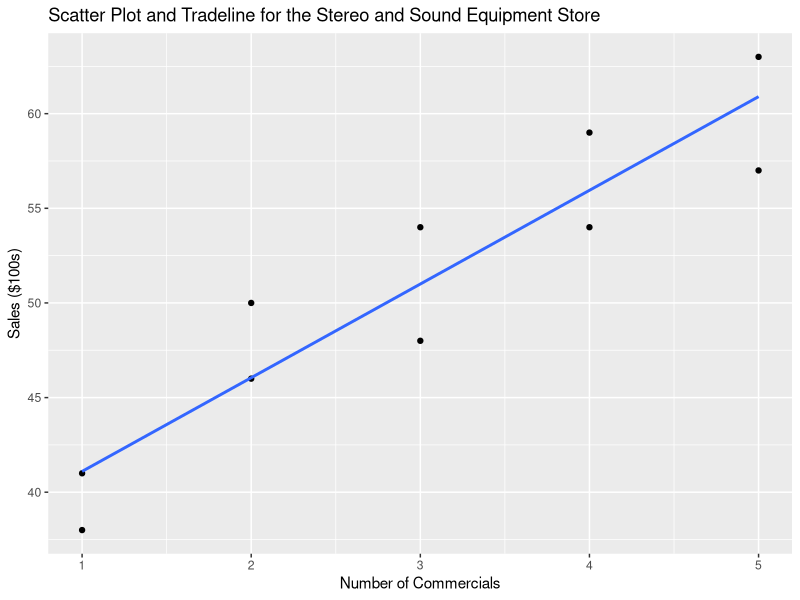

Generate this figure with R:
                                    # Page no. : 57-58

# Dataset

week <- c(1,2,3,4,5,6,7,8,9,10)
x <- c(2,5,1,3,4,1,5,3,4,2)
y <- c(50,57,41,54,54,38,63,48,59,46)
data <- data.frame(week,x,y)

# Install Library if not installed

# install.packages("ggplot2")

# Import Library

library(ggplot2)

# Scatter Plot

ggplot(data, aes(x,y)) + geom_point() + geom_smooth(method = "lm", se = F) + 
labs(title = "Scatter Plot and Tradeline for the Stereo and Sound Equipment Store",
                                                    x = "Number of Commercials",
                                                    y = "Sales ($100s)")
